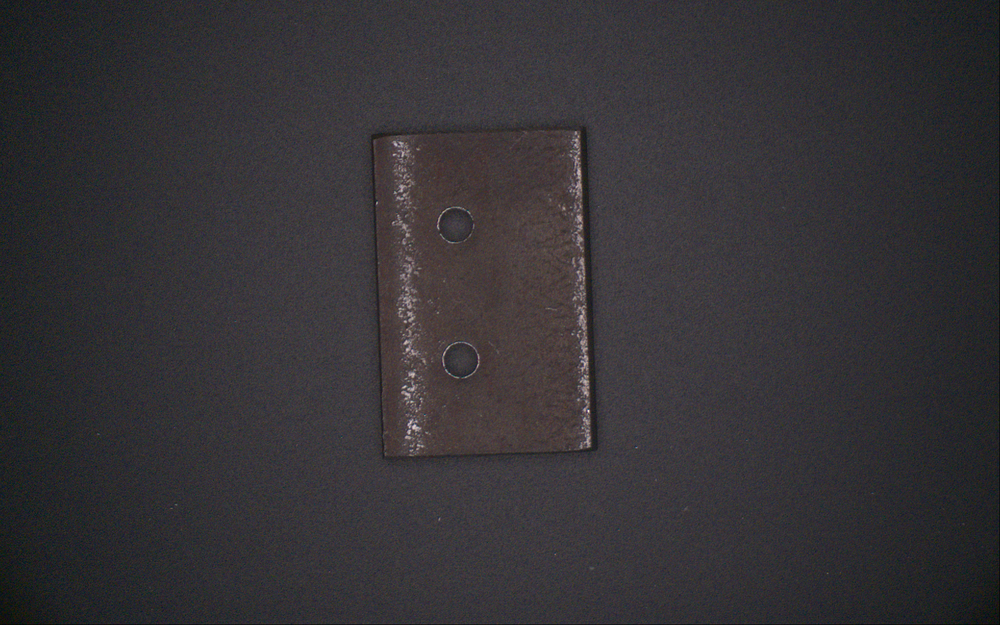
#> input picture Data/Camera/Basler/Image_002.png, 1000 x 625 px, shrunk from 1920 x 1200 before the run, found by its file name
$ python mod2.py
#> lines starting #> are read from the running program, lines starting #| are printed output that depends on the picture
import cv2
import numpy as np
import matplotlib.pyplot as plt
from skimage.exposure import match_histograms
import sys
# Add access to the custom utilities
if '../../src' not in sys.path:
    sys.path.append('../../src')
import Utilities.File_IO as File_IO

# ---- Load images ----
synthetic = cv2.imread(r"C:\projects\Synth_Eye\Evaluation\Dataset\Image_002.png")
#> synthetic is the input picture: shape (625, 1000, 3); mean B, G, R 53.8, 50.6, 53.1
real = cv2.imread(r"C:\projects\Data\Dataset_v1\images\test\Image_039.png")
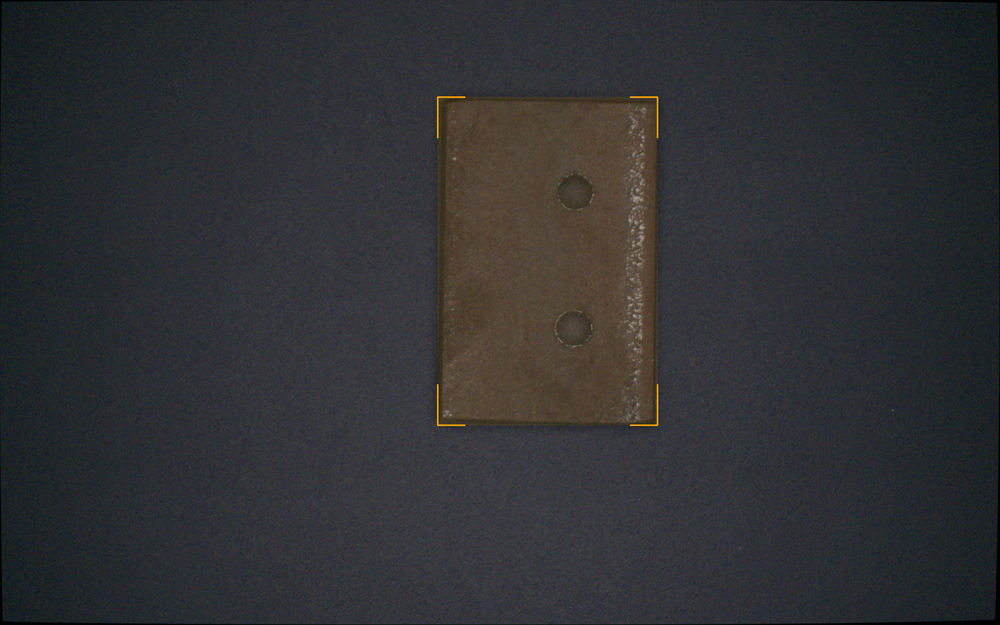
#> input picture YOLO/Prediction/Dataset_v2_ALL/Image_039.png, 1000 x 625 px, shrunk from 1920 x 1200 before the run, found by its file name
#> real is the input picture: shape (625, 1000, 3); mean B, G, R 51.5, 48.7, 48.1

synthetic_rgb = cv2.cvtColor(synthetic, cv2.COLOR_BGR2RGB)
real_rgb = cv2.cvtColor(real, cv2.COLOR_BGR2RGB)

def add_realistic_noise(image, std=5):
#> called with std = 5
    noise = np.random.normal(0, std, image.shape).astype(np.int16)
    noisy = image.astype(np.int16) + noise
    return np.clip(noisy, 0, 255).astype(np.uint8)

def adjust_color_style(image, alpha=0.95, beta=5):
#> called with alpha = 0.95, beta = 5
    adjusted = cv2.convertScaleAbs(image, alpha=alpha, beta=beta)
    warm_filter = np.array([[[1.0, 1.0, 0.98]]])
    warmed = np.clip(adjusted * warm_filter, 0, 255).astype(np.uint8)
    return warmed

def apply_blur(image, kernel=(5, 5), sigma=1.0):
    return cv2.GaussianBlur(image, kernel, sigmaX=sigma)

def process_synthetic_image(image):
    noisy = add_realistic_noise(image)
    blurred_once = apply_blur(noisy, kernel=(3, 3), sigma=0.5)
    styled = adjust_color_style(blurred_once)
    final = apply_blur(styled, kernel=(3, 3), sigma=1.0)
    return final

# ---- Run the pipeline ----
final_result = process_synthetic_image(synthetic_rgb)

# ---- Show result ----
plt.figure(figsize=(12, 5))
plt.subplot(1, 3, 1)
plt.title("Synthetic Image")
plt.imshow(synthetic_rgb)
plt.axis('off')

plt.subplot(1, 3, 2)
plt.title("Modified Synthetic Image")
plt.imshow(final_result)
plt.axis('off')

plt.subplot(1, 3, 3)
plt.title("Real-World Image")
plt.imshow(real_rgb)
plt.axis('off')

plt.tight_layout()
plt.show()
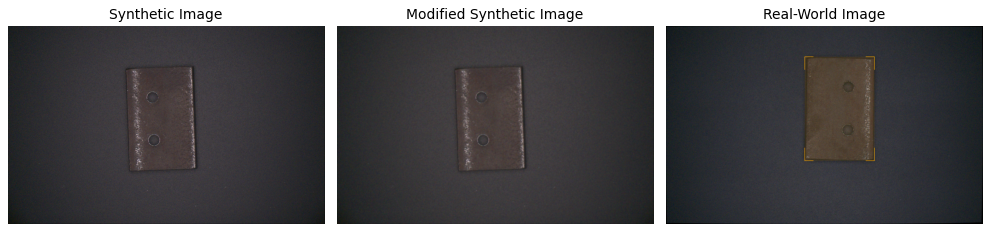
#> figure drawn by matplotlib, 3 panels
